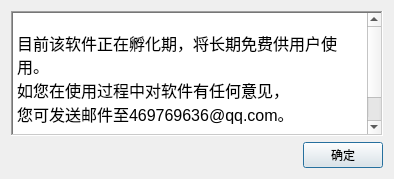
<?xml version="1.0" encoding="UTF-8"?>
<ui version="4.0">
 <class>JKAbout</class>
 <widget class="QDialog" name="JKAbout">
  <property name="geometry">
   <rect>
    <x>0</x>
    <y>0</y>
    <width>394</width>
    <height>179</height>
   </rect>
  </property>
  <property name="windowTitle">
   <string>JKAbout</string>
  </property>
  <layout class="QVBoxLayout" name="verticalLayout">
   <item>
    <widget class="QTextBrowser" name="textBrowser">
     <property name="frameShape">
      <enum>QFrame::WinPanel</enum>
     </property>
     <property name="frameShadow">
      <enum>QFrame::Sunken</enum>
     </property>
     <property name="html">
      <string>&lt;!DOCTYPE HTML PUBLIC &quot;-//W3C//DTD HTML 4.0//EN&quot; &quot;http://www.w3.org/TR/REC-html40/strict.dtd&quot;&gt;
&lt;html&gt;&lt;head&gt;&lt;meta name=&quot;qrichtext&quot; content=&quot;1&quot; /&gt;&lt;style type=&quot;text/css&quot;&gt;
p, li { white-space: pre-wrap; }
&lt;/style&gt;&lt;/head&gt;&lt;body style=&quot; font-family:'SimSun'; font-size:9pt; font-weight:400; font-style:normal;&quot;&gt;
&lt;p style=&quot;-qt-paragraph-type:empty; margin-top:0px; margin-bottom:0px; margin-left:0px; margin-right:0px; -qt-block-indent:0; text-indent:0px;&quot;&gt;&lt;br /&gt;&lt;/p&gt;
&lt;p style=&quot; margin-top:0px; margin-bottom:0px; margin-left:0px; margin-right:0px; -qt-block-indent:0; text-indent:0px;&quot;&gt;&lt;span style=&quot; font-size:12pt;&quot;&gt;目前该软件正在孵化期，将长期免费供用户使用。&lt;/span&gt;&lt;/p&gt;
&lt;p style=&quot; margin-top:0px; margin-bottom:0px; margin-left:0px; margin-right:0px; -qt-block-indent:0; text-indent:0px;&quot;&gt;&lt;span style=&quot; font-size:12pt;&quot;&gt;如您在使用过程中对软件有任何意见，&lt;/span&gt;&lt;/p&gt;
&lt;p style=&quot; margin-top:0px; margin-bottom:0px; margin-left:0px; margin-right:0px; -qt-block-indent:0; text-indent:0px;&quot;&gt;&lt;span style=&quot; font-size:12pt;&quot;&gt;您可发送邮件至469769636@qq.com。&lt;/span&gt;&lt;/p&gt;
&lt;p style=&quot;-qt-paragraph-type:empty; margin-top:0px; margin-bottom:0px; margin-left:0px; margin-right:0px; -qt-block-indent:0; text-indent:0px; font-size:12pt;&quot;&gt;&lt;br /&gt;&lt;/p&gt;
&lt;p style=&quot; margin-top:0px; margin-bottom:0px; margin-left:0px; margin-right:0px; -qt-block-indent:0; text-indent:0px;&quot;&gt;&lt;span style=&quot; font-size:12pt;&quot;&gt;最新版软件访问&lt;/span&gt;https://pan.baidu.com/s/1eSnh90Q 获取。&lt;/p&gt;&lt;/body&gt;&lt;/html&gt;</string>
     </property>
    </widget>
   </item>
   <item>
    <layout class="QHBoxLayout" name="horizontalLayout">
     <item>
      <spacer name="horizontalSpacer">
       <property name="orientation">
        <enum>Qt::Horizontal</enum>
       </property>
       <property name="sizeHint" stdset="0">
        <size>
         <width>40</width>
         <height>20</height>
        </size>
       </property>
      </spacer>
     </item>
     <item>
      <widget class="QPushButton" name="pBtnOk">
       <property name="text">
        <string>确定</string>
       </property>
      </widget>
     </item>
    </layout>
   </item>
  </layout>
 </widget>
 <layoutdefault spacing="6" margin="11"/>
 <resources/>
 <connections>
  <connection>
   <sender>pBtnOk</sender>
   <signal>clicked()</signal>
   <receiver>JKAbout</receiver>
   <slot>accept()</slot>
   <hints>
    <hint type="sourcelabel">
     <x>346</x>
     <y>121</y>
    </hint>
    <hint type="destinationlabel">
     <x>196</x>
     <y>71</y>
    </hint>
   </hints>
  </connection>
 </connections>
</ui>
